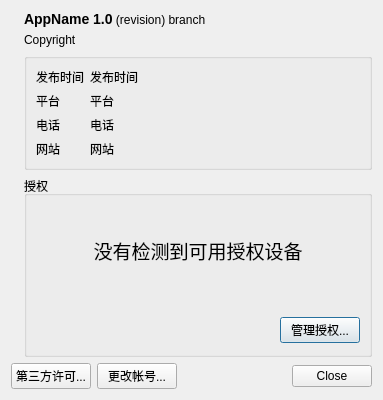
<?xml version="1.0" encoding="UTF-8"?>
<ui version="4.0">
 <class>DialogAbout</class>
 <widget class="QDialog" name="DialogAbout">
  <property name="windowModality">
   <enum>Qt::ApplicationModal</enum>
  </property>
  <property name="geometry">
   <rect>
    <x>0</x>
    <y>0</y>
    <width>383</width>
    <height>400</height>
   </rect>
  </property>
  <property name="windowTitle">
   <string>关于</string>
  </property>
  <layout class="QGridLayout" name="gridLayout">
   <item row="0" column="1">
    <layout class="QVBoxLayout" name="verticalLayout_9">
     <item>
      <widget class="QLabel" name="appTitle">
       <property name="text">
        <string>&lt;html&gt;&lt;head/&gt;&lt;body&gt;&lt;p&gt;&lt;span style=&quot; font-size:large; font-weight:600;&quot;&gt;AppName 1.0&lt;/span&gt; (revision) branch&lt;/p&gt;&lt;/body&gt;&lt;/html&gt;</string>
       </property>
       <property name="textFormat">
        <enum>Qt::RichText</enum>
       </property>
      </widget>
     </item>
     <item>
      <widget class="QLabel" name="copyright">
       <property name="text">
        <string>Copyright</string>
       </property>
      </widget>
     </item>
     <item>
      <widget class="QGroupBox" name="appContainer">
       <property name="title">
        <string/>
       </property>
       <layout class="QFormLayout" name="formLayout_4">
        <item row="0" column="0">
         <widget class="QLabel" name="buildTimeTitle">
          <property name="text">
           <string>发布时间</string>
          </property>
         </widget>
        </item>
        <item row="0" column="1">
         <widget class="QLabel" name="buildTime">
          <property name="text">
           <string>发布时间</string>
          </property>
          <property name="textInteractionFlags">
           <set>Qt::LinksAccessibleByMouse|Qt::TextSelectableByKeyboard|Qt::TextSelectableByMouse</set>
          </property>
         </widget>
        </item>
        <item row="1" column="0">
         <widget class="QLabel" name="platformTitle">
          <property name="text">
           <string>平台</string>
          </property>
         </widget>
        </item>
        <item row="1" column="1">
         <widget class="QLabel" name="platform">
          <property name="text">
           <string>平台</string>
          </property>
          <property name="textInteractionFlags">
           <set>Qt::LinksAccessibleByMouse|Qt::TextSelectableByKeyboard|Qt::TextSelectableByMouse</set>
          </property>
         </widget>
        </item>
        <item row="2" column="0">
         <widget class="QLabel" name="telephoneTitle">
          <property name="text">
           <string>电话</string>
          </property>
         </widget>
        </item>
        <item row="2" column="1">
         <widget class="QLabel" name="telephone">
          <property name="text">
           <string>电话</string>
          </property>
          <property name="textInteractionFlags">
           <set>Qt::LinksAccessibleByMouse|Qt::TextSelectableByKeyboard|Qt::TextSelectableByMouse</set>
          </property>
         </widget>
        </item>
        <item row="3" column="0">
         <widget class="QLabel" name="webportalTitle">
          <property name="maximumSize">
           <size>
            <width>32</width>
            <height>16777215</height>
           </size>
          </property>
          <property name="text">
           <string>网站</string>
          </property>
         </widget>
        </item>
        <item row="3" column="1">
         <widget class="QLabel" name="webportal">
          <property name="text">
           <string>网站</string>
          </property>
          <property name="openExternalLinks">
           <bool>true</bool>
          </property>
          <property name="textInteractionFlags">
           <set>Qt::LinksAccessibleByMouse|Qt::TextSelectableByKeyboard|Qt::TextSelectableByMouse</set>
          </property>
         </widget>
        </item>
       </layout>
      </widget>
     </item>
     <item>
      <widget class="QGroupBox" name="licenseGroup">
       <property name="title">
        <string>授权</string>
       </property>
       <layout class="QVBoxLayout" name="layout_watchdog">
        <property name="leftMargin">
         <number>0</number>
        </property>
        <property name="topMargin">
         <number>2</number>
        </property>
        <property name="rightMargin">
         <number>0</number>
        </property>
        <property name="bottomMargin">
         <number>2</number>
        </property>
        <item>
         <widget class="QStackedWidget" name="stackedWidget">
          <property name="currentIndex">
           <number>1</number>
          </property>
          <widget class="QWidget" name="pageNormal">
           <layout class="QVBoxLayout" name="verticalLayout_3">
            <item>
             <widget class="LicenseEditor" name="device" native="true"/>
            </item>
            <item>
             <widget class="QLabel" name="expired">
              <property name="font">
               <font>
                <pointsize>14</pointsize>
               </font>
              </property>
              <property name="text">
               <string>授权设备已过期</string>
              </property>
              <property name="alignment">
               <set>Qt::AlignCenter</set>
              </property>
             </widget>
            </item>
           </layout>
          </widget>
          <widget class="QWidget" name="pageNotInitialized">
           <layout class="QVBoxLayout" name="verticalLayout_2">
            <item>
             <spacer name="verticalSpacer">
              <property name="orientation">
               <enum>Qt::Vertical</enum>
              </property>
              <property name="sizeHint" stdset="0">
               <size>
                <width>20</width>
                <height>56</height>
               </size>
              </property>
             </spacer>
            </item>
            <item>
             <widget class="QLabel" name="licenseNull">
              <property name="font">
               <font>
                <pointsize>14</pointsize>
               </font>
              </property>
              <property name="text">
               <string>没有检测到可用授权设备</string>
              </property>
              <property name="alignment">
               <set>Qt::AlignCenter</set>
              </property>
             </widget>
            </item>
            <item>
             <spacer name="verticalSpacer_2">
              <property name="orientation">
               <enum>Qt::Vertical</enum>
              </property>
              <property name="sizeHint" stdset="0">
               <size>
                <width>20</width>
                <height>55</height>
               </size>
              </property>
             </spacer>
            </item>
           </layout>
          </widget>
          <widget class="QWidget" name="pageNoDevice">
           <layout class="QVBoxLayout" name="verticalLayout">
            <item>
             <spacer name="verticalSpacer_5">
              <property name="orientation">
               <enum>Qt::Vertical</enum>
              </property>
              <property name="sizeHint" stdset="0">
               <size>
                <width>20</width>
                <height>40</height>
               </size>
              </property>
             </spacer>
            </item>
            <item>
             <widget class="QLabel" name="licenseLost">
              <property name="font">
               <font>
                <pointsize>14</pointsize>
               </font>
              </property>
              <property name="text">
               <string>授权设备丢失</string>
              </property>
              <property name="alignment">
               <set>Qt::AlignCenter</set>
              </property>
             </widget>
            </item>
            <item>
             <spacer name="verticalSpacer_6">
              <property name="orientation">
               <enum>Qt::Vertical</enum>
              </property>
              <property name="sizeHint" stdset="0">
               <size>
                <width>20</width>
                <height>40</height>
               </size>
              </property>
             </spacer>
            </item>
           </layout>
          </widget>
         </widget>
        </item>
        <item>
         <widget class="QWidget" name="editLicenseContainer" native="true">
          <layout class="QHBoxLayout" name="horizontalLayout">
           <item>
            <spacer name="horizontalSpacer_2">
             <property name="orientation">
              <enum>Qt::Horizontal</enum>
             </property>
             <property name="sizeHint" stdset="0">
              <size>
               <width>40</width>
               <height>20</height>
              </size>
             </property>
            </spacer>
           </item>
           <item>
            <widget class="QPushButton" name="editLicense">
             <property name="text">
              <string>管理授权...</string>
             </property>
            </widget>
           </item>
          </layout>
         </widget>
        </item>
       </layout>
      </widget>
     </item>
    </layout>
   </item>
   <item row="0" column="0">
    <widget class="QLabel" name="pixmapLabel">
     <property name="pixmap">
      <pixmap resource="../../../Resources/Resources.qrc">:/Logo128.png</pixmap>
     </property>
     <property name="scaledContents">
      <bool>false</bool>
     </property>
     <property name="alignment">
      <set>Qt::AlignLeading|Qt::AlignLeft|Qt::AlignTop</set>
     </property>
    </widget>
   </item>
   <item row="1" column="0" colspan="2">
    <layout class="QHBoxLayout" name="horizontalLayout_5">
     <item>
      <widget class="QPushButton" name="credits">
       <property name="text">
        <string>第三方许可...</string>
       </property>
      </widget>
     </item>
     <item>
      <widget class="QPushButton" name="credential">
       <property name="text">
        <string>更改帐号...</string>
       </property>
      </widget>
     </item>
     <item>
      <spacer name="horizontalSpacer">
       <property name="orientation">
        <enum>Qt::Horizontal</enum>
       </property>
       <property name="sizeHint" stdset="0">
        <size>
         <width>40</width>
         <height>20</height>
        </size>
       </property>
      </spacer>
     </item>
     <item>
      <widget class="QDialogButtonBox" name="buttonBox">
       <property name="orientation">
        <enum>Qt::Horizontal</enum>
       </property>
       <property name="standardButtons">
        <set>QDialogButtonBox::Close</set>
       </property>
      </widget>
     </item>
    </layout>
   </item>
  </layout>
 </widget>
 <customwidgets>
  <customwidget>
   <class>LicenseEditor</class>
   <extends>QWidget</extends>
   <header>Core/LicenseEditor.h</header>
   <container>1</container>
  </customwidget>
 </customwidgets>
 <resources>
  <include location="../../../Resources/Resources.qrc"/>
 </resources>
 <connections>
  <connection>
   <sender>buttonBox</sender>
   <signal>accepted()</signal>
   <receiver>DialogAbout</receiver>
   <slot>accept()</slot>
   <hints>
    <hint type="sourcelabel">
     <x>385</x>
     <y>574</y>
    </hint>
    <hint type="destinationlabel">
     <x>157</x>
     <y>274</y>
    </hint>
   </hints>
  </connection>
  <connection>
   <sender>buttonBox</sender>
   <signal>rejected()</signal>
   <receiver>DialogAbout</receiver>
   <slot>reject()</slot>
   <hints>
    <hint type="sourcelabel">
     <x>385</x>
     <y>574</y>
    </hint>
    <hint type="destinationlabel">
     <x>286</x>
     <y>274</y>
    </hint>
   </hints>
  </connection>
 </connections>
</ui>
